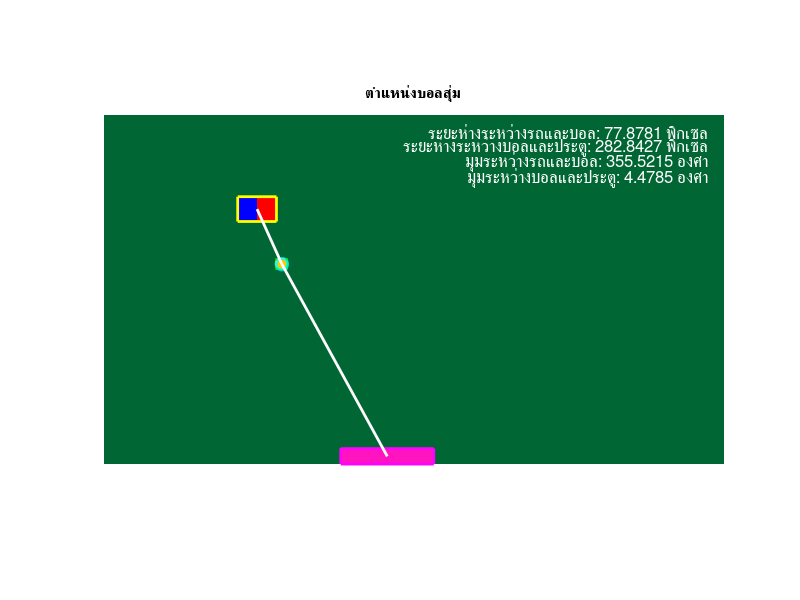

The MATLAB script that drew this image: (Note: this script raises an error after producing the figure.)
clear
close all

% สร้างฟิลด์ฟุตบอล
fieldSizeX = 800;
fieldSizeY = 450;
field = uint8(zeros(fieldSizeY, fieldSizeX, 3));
field(:, :, 1) = 0;
field(:, :, 2) = 102;
field(:, :, 3) = 51;

% สร้างรถ
car = uint8(zeros(32, 50, 3));
car(:, 1:25, 1) = 0;    % สีแดงส่วนหลัง
car(:, 1:25, 2) = 0;
car(:, 1:25, 3) = 255;

car(:, 26:end, 1) = 255;    % สีน้ำเงินส่วนหน้า
car(:, 26:end, 2) = 0;
car(:, 26:end, 3) = 0;

% สร้างบอล
[x, y] = meshgrid(1:16, 1:16);
center = [8, 8];
radius = 7.5;
mask = uint8((x - center(1)).^2 + (y - center(2)).^2 <= radius^2);
ball = cat(3, 255 * mask, 255 * mask, zeros(16, 16, 'uint8'));
ball(:,:, 2) = 200;

% สร้างประตู
goalWidth = 120;
goalHeight = 20;
goal = uint8(zeros(goalHeight, goalWidth, 3));
goal(:, :, 1) = 255;
goal(:, :, 2) = 20;
goal(:, :, 3) = 192;

% ฟังก์ชันตรวจสอบการทับซ้อน
checkOverlap = @(pos1, size1, pos2, size2) ...
    pos1(1) < pos2(1) + size2(1) && pos1(1) + size1(1) > pos2(1) && ...
    pos1(2) < pos2(2) + size2(2) && pos1(2) + size1(2) > pos2(2);

% ตั้งค่าความเร็วของรถและบอล
carSpeed = 2;
ballSpeed = 3;

% บอลสุ่มบนฟิลด์
randRowB = randi([1, fieldSizeY - 16 + 1]);
randColB = randi([1, fieldSizeX - 16 + 1]);

field(randRowB:randRowB + 15, randColB:randColB + 15, :) = ball;

% รถสุ่มบนฟิลด์
randRowC = randi([1, fieldSizeY - 20 + 1]);
randColC = randi([1, fieldSizeX - 32 + 1]);

% ตรวจสอบการทับซ้อนกับบอล
while checkOverlap([randRowC, randColC], size(car), [randRowB, randColB], size(ball))
    randRowC = randi([1, fieldSizeY - 20 + 1]);
    randColC = randi([1, fieldSizeX - 32 + 1]);
end

field(randRowC:randRowC + 31, randColC:randColC + 49, :) = car;

% ประตูสุ่มบนฟิลด์
side = randi([1, 4]);
switch side
    case 1 % ประตูด้านบน
        goalX = randi([1, fieldSizeX - goalWidth + 1]);
        goalY = 1;

    case 2 % ประตูด้านขวา
        goalX = fieldSizeX - goalHeight + 1;
        goalY = randi([1, fieldSizeY - goalWidth + 1]);
        goal = imrotate(goal, 90);
    case 3 % ประตูด้านล่าง
        goalX = randi([1, fieldSizeX - goalWidth + 1]);
        goalY = fieldSizeY - goalHeight + 1;
        goal = imrotate(goal, 180);
    case 4 % ประตูด้านซ้าย
        goalY = randi([1, fieldSizeY - goalWidth + 1]);
        goalX = 1;
        goal = imrotate(goal, 90);
end

% ตรวจสอบการทับซ้อนกับบอลและรถ
while checkOverlap([goalY, goalX], size(goal), [randRowB, randColB], size(ball)) || ...
        checkOverlap([goalY, goalX], size(goal), [randRowC, randColC], size(car))

    switch side
        case 1 % ประตูด้านบน
            goalX = randi([1, fieldSizeX - goalWidth + 1]);
            goalY = 1;
        case 2 % ประตูด้านขวา
            goalX = fieldSizeX - goalHeight + 1;
            goalY = randi([1, fieldSizeY - goalWidth + 1]);
            goal = imrotate(goal, 90);
        case 3 % ประตูด้านล่าง
            goalX = randi([1, fieldSizeX - goalWidth + 1]);
            goalY = fieldSizeY - goalHeight + 1;
            goal = imrotate(goal, 180);
        case 4 % ประตูด้านซ้าย
            goalY = randi([1, fieldSizeY - goalWidth + 1]);
            goalX = 1;
            goal = imrotate(goal, 270);
    end
end

field(goalY:goalY + size(goal, 1) - 1, goalX:goalX + size(goal, 2) - 1, :) = goal;

% แสดงฟิลด์เริ่มต้น
h = imshow(field);
title('ตำแหน่งบอลสุ่ม');

% ตั้งค่าขนาดของภาพเต็ม
set(gcf, 'Units', 'Normalized', 'OuterPosition', [0 0 1 1]);


% ตั้งค่าตัวแปรลำดับ
sequenceNumber = 1;

% บันทึกรูปภาพในโฟลเดอร์ "Car"
savePath = 'Car'; % กำหนดชื่อโฟลเดอร์ที่ต้องการบันทึกรูป
if ~exist(savePath, 'dir')
    mkdir(savePath);
end

% หาชื่อไฟล์ล่าสุด
files = dir(fullfile(savePath, 'soccer_field_with_bbox_and_lines_*.png'));

if isempty(files)
    % ถ้าไม่มีไฟล์เลย ให้ใช้ลำดับเริ่มต้นที่ 1
    sequenceNumber = 1;
else
    % ถ้ามีไฟล์ หาลำดับไฟล์ล่าสุดและเพิ่มลำดับไป 1
    latestFile = files(end).name;
    sequenceNumber = str2double(extractBetween(latestFile, 'soccer_field_with_bbox_and_lines_', '.png')) + 1;
end

% Calculate bounding boxes for car and goal
carBoundingBox = [randColC, randRowC, size(car, 2), size(car, 1)];
goalBoundingBox = [goalX, goalY, size(goal, 2), size(goal, 1)];

% Calculate circular bounding box for the ball
ballCenterX = randColB + size(ball, 2) / 2;
ballCenterY = randRowB + size(ball, 1) / 2;
ballRadius = radius;
ballBoundingBox = [ballCenterX - ballRadius, ballCenterY - ballRadius, 2 * ballRadius, 2 * ballRadius];

% Draw bounding boxes on the field
hold on;
rectangle('Position', carBoundingBox, 'EdgeColor', 'yellow', 'LineWidth', 2);
rectangle('Position', goalBoundingBox, 'EdgeColor', 'magenta', 'LineWidth', 2);
rectangle('Position', ballBoundingBox, 'Curvature', [1, 1], 'EdgeColor', 'cyan', 'LineWidth', 2);
hold off;

% Connect centers of bounding boxes with lines
hold on;
line([carBoundingBox(1) + carBoundingBox(3)/2, ballBoundingBox(1) + ballBoundingBox(3)/2], ...
     [carBoundingBox(2) + carBoundingBox(4)/2, ballBoundingBox(2) + ballBoundingBox(4)/2], ...
     'Color', 'white', 'LineWidth', 2);

line([ballBoundingBox(1) + ballBoundingBox(3)/2, goalBoundingBox(1) + goalBoundingBox(3)/2], ...
     [ballBoundingBox(2) + ballBoundingBox(4)/2, goalBoundingBox(2) + goalBoundingBox(4)/2], ...
     'Color', 'white', 'LineWidth', 2);

% Calculate slopes of the lines
slope_car_ball = (ballBoundingBox(2) + ballBoundingBox(4)/2 - carBoundingBox(2) - carBoundingBox(4)/2) / ...
                 (ballBoundingBox(1) + ballBoundingBox(3)/2 - carBoundingBox(1) - carBoundingBox(3)/2);

slope_ball_goal = (goalBoundingBox(2) + goalBoundingBox(4)/2 - ballBoundingBox(2) - ballBoundingBox(4)/2) / ...
                  (goalBoundingBox(1) + goalBoundingBox(3)/2 - ballBoundingBox(1) - ballBoundingBox(3)/2);

% Calculate angles in degrees
angle_car_ball = atan2d(slope_ball_goal - slope_car_ball, 1 + slope_car_ball * slope_ball_goal);
angle_ball_goal = atan2d(slope_car_ball - slope_ball_goal, 1 + slope_car_ball * slope_ball_goal);

% Ensure angles are within the range of 0 to 360 degrees
angle_car_ball = mod(angle_car_ball, 360);
angle_ball_goal = mod(angle_ball_goal, 360);

% Display the angles
disp(['Angle between car and ball: ' num2str(angle_car_ball) ' degrees']);
disp(['Angle between ball and goal: ' num2str(angle_ball_goal) ' degrees']);

% Display the angles on the field
hold on;
text(fieldSizeX - 20, 60, ['มุมระหว่างรถและบอล: ' num2str(angle_car_ball) ' องศา'], 'Color', 'white', 'FontSize', 12, 'HorizontalAlignment', 'right');
text(fieldSizeX - 20, 80, ['มุมระหว่างบอลและประตู: ' num2str(angle_ball_goal) ' องศา'], 'Color', 'white', 'FontSize', 12, 'HorizontalAlignment', 'right');

% คำนวณพิกัดของรถ, บอล, และประตู
carCenterX = randColC + size(car, 2) / 2;
carCenterY = randRowC + size(car, 1) / 2;

ballCenterX = randColB + size(ball, 2) / 2;
ballCenterY = randRowB + size(ball, 1) / 2;

goalCenterX = goalX + size(goal, 2) / 2;
goalCenterY = goalY + size(goal, 1) / 2;

% คำนวณระยะห่างระหว่างวัตถุ
distanceCarBall = sqrt((carCenterX - ballCenterX)^2 + (carCenterY - ballCenterY)^2);
distanceBallGoal = sqrt((ballCenterX - goalCenterX)^2 + (ballCenterY - goalCenterY)^2);

text(fieldSizeX - 20, 20, ['ระยะห่างระหว่างรถและบอล: ' num2str(distanceCarBall) ' พิกเซล'], 'Color', 'white', 'FontSize', 12, 'HorizontalAlignment', 'right');
text(fieldSizeX - 20, 40, ['ระยะห่างระหว่างบอลและประตู: ' num2str(distanceBallGoal) ' พิกเซล'], 'Color', 'white', 'FontSize', 12, 'HorizontalAlignment', 'right');

% คำนวณจุดกึ่งกลางของรถ
carCenterX = randColC + size(car, 2) / 2;
carCenterY = randRowC + size(car, 1) / 2;

% คำนวณจุดกึ่งกลางของบอล
ballCenterX = randColB + size(ball, 2) / 2;
ballCenterY = randRowB + size(ball, 1) / 2;

% คำนวณจุดกึ่งกลางของประตู
goalCenterX = goalX + size(goal, 2) / 2;
goalCenterY = goalY + size(goal, 1) / 2;
% แสดงข้อความตำแหน่งบนรูป
text(carCenterX, carCenterY, ['Car (' num2str(round(carCenterX)) ', ' num2str(round(carCenterY)) ')'], 'Color', '0,0,0', 'FontSize', 12, 'HorizontalAlignment', 'center');
text(ballCenterX, ballCenterY, ['Ball (' num2str(round(ballCenterX)) ', ' num2str(round(ballCenterY)) ')'], 'Color', '0,0,0', 'FontSize', 12, 'HorizontalAlignment', 'center');
text(goalCenterX, goalCenterY, ['Goal (' num2str(round(goalCenterX)) ', ' num2str(round(goalCenterY)) ')'], 'Color', '0,0,0', 'FontSize', 12, 'HorizontalAlignment', 'center');


hold off;

% Update the title
title('Car');

% บันทึกรูปภาพ
imwrite(field, fullfile(savePath, ['soccer_field_with_bbox_and_lines_' num2str(sequenceNumber) '.png']));

% สร้างไฟล์ MATLAB สำหรับโค้ดนี้
%save(fullfile(savePath, ['soccer_field_with_bbox_and_lines_' num2str(sequenceNumber) '.mat']), 'fieldSizeX', 'fieldSizeY', 'car', 'ball', 'goalWidth', 'goalHeight', 'side', 'goalX', 'goalY');

disp(['รูปถูกบันทึกในโฟลเดอร์ "' savePath '"']);

% สร้างเฟรมสำหรับภาพเป็น GIF
gifFrames = cell(1, 1);

% ปรับค่า DelayTime สำหรับความเร็วในการเล่น GIF
delayTime = 0.1; % ปรับค่าตามต้องการ

% เพิ่มการเก็บภาพในเฟรมของ GIF ในทุกขั้นตอนของการเคลื่อนที่
gifFrames{end+1} = field;

% บันทึกรูปภาพในโฟลเดอร์ "Car"
imwrite(field, fullfile(savePath, ['soccer_field_with_bbox_and_lines_' num2str(sequenceNumber) '.png']));


% เคลื่อนที่รถเพื่อหยิบบอลและวิ่งไปทางประตู
while ~(abs(carCenterX - ballCenterX) < 2 && abs(carCenterY - ballCenterY) < 2) % ตรวจสอบว่ารถอยู่ใกล้บอลหรือไม่
    % คำนวณทิศทางของรถไปยังบอล
    carDirectionX = sign(ballCenterX - carCenterX);
    carDirectionY = sign(ballCenterY - carCenterY);
    
    % เคลื่อนที่รถ
    randRowC = randRowC + carSpeed * carDirectionY;
    randColC = randColC + carSpeed * carDirectionX;
    
    % อัพเดทตำแหน่งของรถ
    carCenterX = randColC + size(car, 2) / 2;
    carCenterY = randRowC + size(car, 1) / 2;
    
    % อัพเดทฟิลด์
    field = uint8(zeros(fieldSizeY, fieldSizeX, 3));
    field(:, :, 1) = 0;
    field(:, :, 2) = 200;
    field(:, :, 3) = 0;
    field(randRowB:randRowB + 15, randColB:randColB + 15, :) = ball;
    field(randRowC:randRowC + 31, randColC:randColC + 49, :) = car;
    field(goalY:goalY + size(goal, 1) - 1, goalX:goalX + size(goal, 2) - 1, :) = goal;
    
    % เพิ่มเฟรมใน GIF
    gifFrames{end+1} = field;
    
    % แสดงภาพฟิลด์
    set(h, 'CData', field);
    drawnow;
end

% เคลื่อนที่ลูกบอลไปที่ประตูตามเส้นทางของรถ
while ~(abs(ballCenterX - goalCenterX) < 2 && abs(ballCenterY - goalCenterY) < 2) % ตรวจสอบว่าลูกบอลอยู่ใกล้ประตูหรือไม่
    % คำนวณทิศทางของลูกบอลไปยังประตู
    ballDirectionX = sign(goalCenterX - ballCenterX);
    ballDirectionY = sign(goalCenterY - ballCenterY);
    
    % เคลื่อนที่ลูกบอล
    randRowB = randRowB + ballSpeed * ballDirectionY;
    randColB = randColB + ballSpeed * ballDirectionX;
    
    % อัพเดทตำแหน่งของลูกบอล
    ballCenterX = randColB + size(ball, 2) / 2;
    ballCenterY = randRowB + size(ball, 1) / 2;
    
    % อัพเดทฟิลด์
    field = uint8(zeros(fieldSizeY, fieldSizeX, 3));
    field(:, :, 1) = 0;
    field(:, :, 2) = 200;
    field(:, :, 3) = 0;
    field(randRowB:randRowB + 15, randColB:randColB + 15, :) = ball;
    field(randRowC:randRowC + 31, randColC:randColC + 49, :) = car;
    field(goalY:goalY + size(goal, 1) - 1, goalX:goalX + size(goal, 2) - 1, :) = goal;
    
     % บันทึกรูปภาพ
    imwrite(field, fullfile(savePath, ['soccer_field_with_bbox_and_lines_' num2str(sequenceNumber) '.png']));
    
    % แสดงภาพฟิลด์
    set(h, 'CData', field);
    drawnow;
    
    % เพิ่มลำดับรูป
    sequenceNumber = sequenceNumber + 1;
    
end

% Save each frame of the GIF as a separate image in a folder
gifFramesFolder = fullfile(savePath, 'gif_frames');
if ~exist(gifFramesFolder, 'dir')
    mkdir(gifFramesFolder);
end

% Read the GIF
info = imfinfo(gifFilename);

% Separate frames
for i = 1:numImages
    frame = imread(gifFilename, i);
    imwrite(frame, fullfile(gifFramesFolder, ['frame_' num2str(i) '.png']));
end

disp(['GIF image and frames separated into folder: ' gifFramesFolder]);